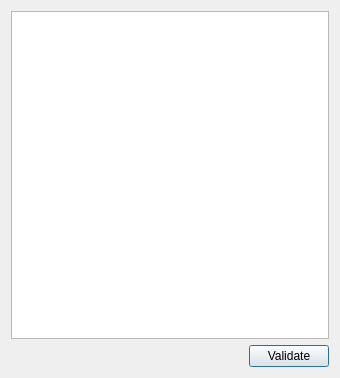
<?xml version="1.0" encoding="UTF-8"?>
<ui version="4.0">
 <class>Dialog</class>
 <widget class="QDialog" name="Dialog">
  <property name="geometry">
   <rect>
    <x>0</x>
    <y>0</y>
    <width>340</width>
    <height>378</height>
   </rect>
  </property>
  <property name="windowTitle">
   <string>Incident Medium List Editor</string>
  </property>
  <layout class="QVBoxLayout" name="verticalLayout_2">
   <item>
    <layout class="QVBoxLayout" name="verticalLayout">
     <item>
      <widget class="QTextEdit" name="textEdit"/>
     </item>
     <item>
      <layout class="QHBoxLayout" name="horizontalLayout">
       <item>
        <spacer name="horizontalSpacer">
         <property name="orientation">
          <enum>Qt::Horizontal</enum>
         </property>
         <property name="sizeHint" stdset="0">
          <size>
           <width>40</width>
           <height>20</height>
          </size>
         </property>
        </spacer>
       </item>
       <item>
        <widget class="QPushButton" name="validateButton">
         <property name="text">
          <string>Validate</string>
         </property>
        </widget>
       </item>
      </layout>
     </item>
    </layout>
   </item>
  </layout>
 </widget>
 <resources/>
 <connections>
  <connection>
   <sender>validateButton</sender>
   <signal>clicked()</signal>
   <receiver>Dialog</receiver>
   <slot>validateEvent()</slot>
   <hints>
    <hint type="sourcelabel">
     <x>286</x>
     <y>353</y>
    </hint>
    <hint type="destinationlabel">
     <x>169</x>
     <y>188</y>
    </hint>
   </hints>
  </connection>
 </connections>
 <slots>
  <slot>validateEvent()</slot>
 </slots>
</ui>
